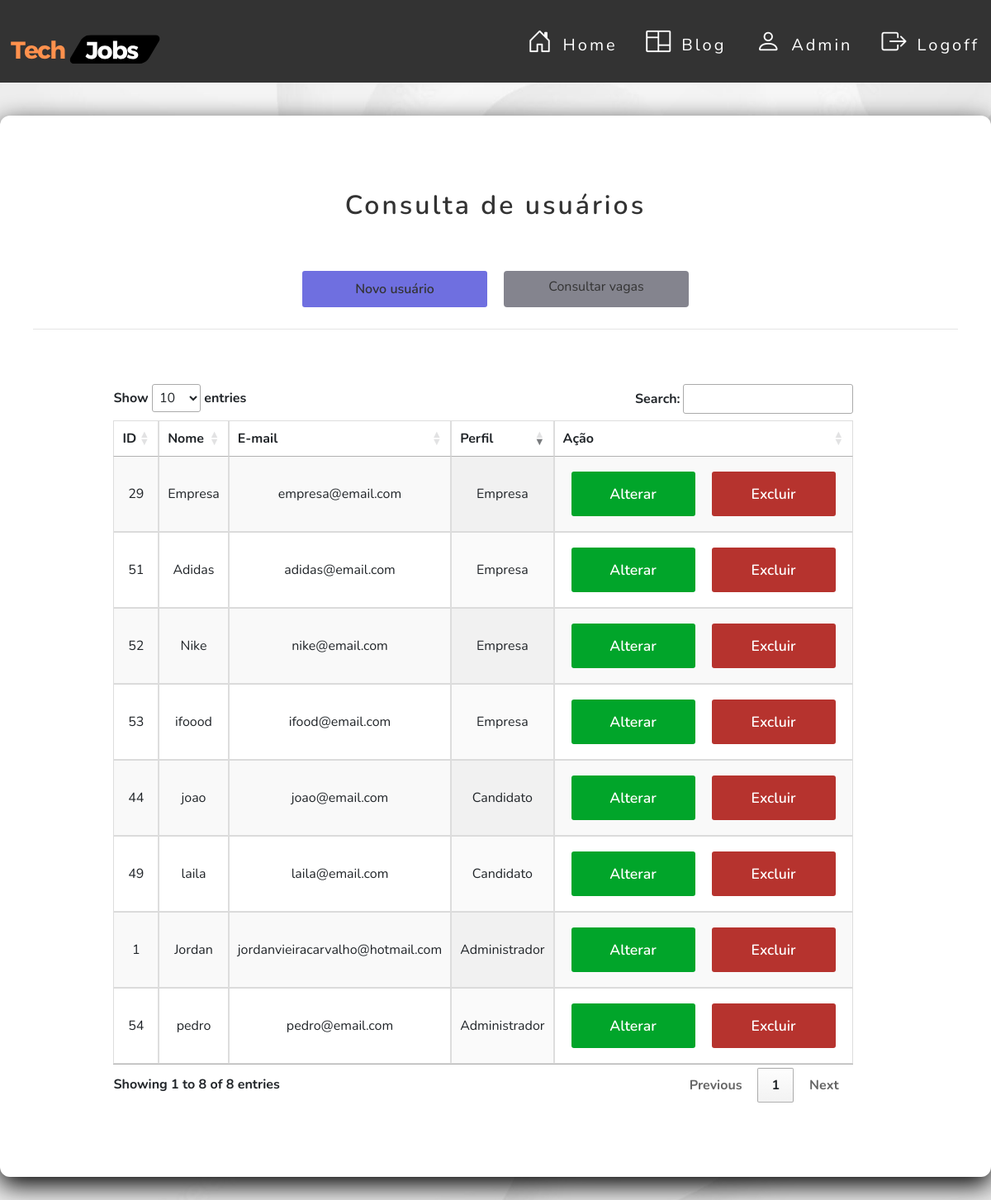
Page /usuarios/administrador/index.php on the earlier database version.
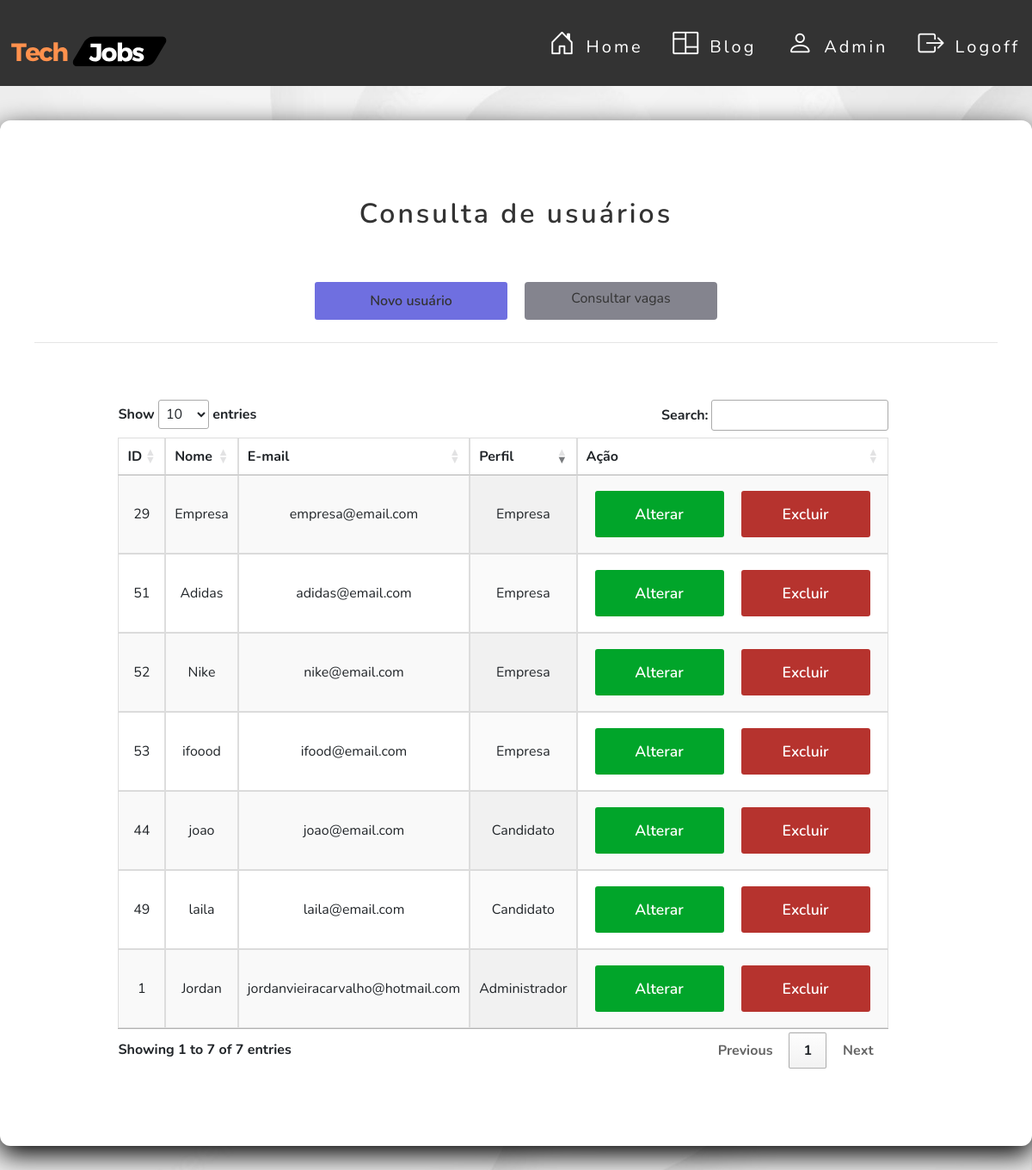
Same page on the later database version.
### tables this page shows
CREATE TABLE `usuario` (
  `id` int NOT NULL,
  `nome` varchar(40) DEFAULT NULL,
  `razao_social` varchar(50) DEFAULT NULL,
  `cpf` varchar(20) DEFAULT NULL,
  `cnpj` varchar(18) DEFAULT NULL,
  `senha` varchar(50) DEFAULT NULL,
  `email` varchar(50) NOT NULL,
  `sexo` varchar(20) DEFAULT NULL,
  `ddi` varchar(6) DEFAULT NULL,
  `ddd` varchar(20) DEFAULT NULL,
  `numero` varchar(17) DEFAULT NULL,
  `cep` varchar(15) DEFAULT NULL,
  `cidade` varchar(30) DEFAULT NULL,
  `logradouro` varchar(10) DEFAULT NULL,
  `bairro` varchar(30) DEFAULT NULL,
  `lote` varchar(10) DEFAULT NULL,
  `rua` varchar(30) DEFAULT NULL,
  `complemento` varchar(20) DEFAULT NULL,
  `curriculo` varchar(100) NOT NULL,
  `perfil_id` int DEFAULT NULL
);

CREATE TABLE `perfil` (
  `id` int NOT NULL,
  `nome` varchar(50) NOT NULL
);

### src/database/conexao.php (called while the page is built)
<?php
class Conexao
{
    public static function getConexao()
    {
        try {
            return new PDO("mysql:host=127.0.0.1;dbname=techjobsdb", "root", "");
        } catch (\PDOException $e) {
            echo 'Error ao conectar com banco de dados. ' . $e->getMessage();
            return null;
        }
    }
}

### src/dao/usuariodao.php (called while the page is built, shortened)
<?php
include_once __DIR__ . '/../database/conexao.php';
class  UsuarioDAO
{
    private $dbh;
    public function __construct()
    {
        $this->dbh = Conexao::getConexao();
    }
    public function getAll()
    {
        $query = "SELECT * FROM usuario";
        $stmt = $this->dbh->query($query);
        $rows = $stmt->fetchAll();
        $this->dbh = null;
        return $rows;
    }
}

### src/dao/perfildao.php (called while the page is built, shortened)
<?php
include_once __DIR__ . '/../database/conexao.php';
class  PerfilDAO
{
    private $dbh;
    public function __construct()
    {
        $this->dbh = Conexao::getConexao();
    }
    public function getById(int $id)
    {
        $query = "SELECT * FROM perfil WHERE id = :id";
        $stmt = $this->dbh->prepare($query);
        $stmt->bindParam(":id", $id);
        $stmt->execute();
        $row = $stmt->fetch(PDO::FETCH_BOTH);
        $this->dbh = null;
        return $row;
    }
}

### usuarios/administrador/index.php (the view, shortened to what this page needs)
<?php
require_once __DIR__ . '/../../src/dao/usuariodao.php';
require_once __DIR__ . '/../../src/dao/perfildao.php';
$dao = new UsuarioDAO();
$usuarios = $dao->getAll();
$quantidadeRegistros = count($usuarios);
?>
<link href="../../assets/css/button.css" rel="stylesheet">
<link href="../../assets/css/style.css" rel="stylesheet">
<link href="../../assets/css/usuario.css" rel="stylesheet">
<link rel="stylesheet"
      href="https://maxcdn.bootstrapcdn.com/bootstrap/4.0.0/css/bootstrap.min.css"
>
<link rel="stylesheet" href="https://cdn.jsdelivr.net/npm/bootstrap-icons@1.11.1/font/bootstrap-icons.css">
<link rel="stylesheet" href="https://cdnjs.cloudflare.com/ajax/libs/font-awesome/4.7.0/css/font-awesome.min.css"
/>
<link href="https://unpkg.com/progressive-image@1.2.0/dist/index.css" rel="stylesheet" type="text/css">
<link href="https://unpkg.com/aos@2.3.1/dist/aos.css" rel="stylesheet">
<link rel="stylesheet" href="https://cdn.jsdelivr.net/npm/bootstrap-icons@1.11.1/font/bootstrap-icons.css">
<link href=" https://cdn.datatables.net/1.13.6/css/jquery.dataTables.min.css" rel="stylesheet" type="text/css"/>
<header class="main-header">
    <nav class="main-header-content">
        <div class="logo">
            <a href="../../view/home.php">
                <img src="../../assets/img/Tech%20(1).svg" alt="" width="200px" height="100px">
            </a>
        </div>
        <nav class="menu">
            <ul>
                <li class="item-menu">
                    <a href="../../view/home.php">
                        <span class="icon"><i class="bi bi-house-door"></i></span>
                        <span class="txt-link">Home</span>
                    </a>
                </li>
                <li class="item-menu">
                    <a href="../../view/blog.php">
                        <span class="icon"><i class="bi bi-columns"></i></span>
                        <span class="txt-link">Blog</span>
                    </a>
                </li>
                <li class="item-menu">
                    <a href="index.php ">
                        <span class="icon"><i class="bi bi-person"></i></span>
                        <span class="txt-link">Admin</span>
                    </a>
                </li>
                <li class="item-menu">
                    <a href="../../auth/logoff.php">
                        <span class="icon"><i class="bi bi-box-arrow-right"></i></span>
                        <span class="txt-link">Logoff</span>
                    </a>
                </li>
            </ul>
        </nav>
    </nav>
</header>
<main class="main-information">
    <div class="card-information">
        <header class="card-information-header">
            <h2>Consulta de usuários</h2>
        </header>
        <section class="section__btn">
            <a class="btn-blue" href="create.php">Novo usuário</a>
            <a class="btn" href="../../vaga/index.php">Consultar vagas</a>
        </section>
        <hr>
        <div class="container">
            <div class="row text ">
                <div class="col-md-12">
                    <div class="card-body font-weight-bold card-information-main">
                        <div class="card-information-box">
                            <section>
                                <table id="example" class="display" style="width:100%">
                                    <thead>
                                    <tr>
                                        <th>ID</th>
                                        <th>Nome</th>
                                        <th>E-mail</th>
                                        <th>Perfil</th>
                                        <th>Ação</th>
                                    </tr>
                                    </thead>
                                    <tbody>
                                    <?php if ($quantidadeRegistros == "0") : ?>
                                        <tr>
                                            <td colspan="4">Não existem usuários cadastrados.</td>
                                        </tr>
                                    <?php else : ?>
                                        <?php foreach ($usuarios as $usuario):
                                            $id = $usuario['perfil_id'];
                                            $dao1 = new PerfilDAO();
                                            $perfil = $dao1->getById($id);
                                            ?>
                                            <tr>
                                                <td><?php echo $usuario['id']; ?></td>
                                                <td><?= htmlspecialchars($usuario['nome']); ?></td>
                                                <td><?= htmlspecialchars($usuario['email']); ?></td>
                                                <td><?= htmlspecialchars($perfil['nome']); ?></td>
                                                <td class="td__operacao">
                                                    <a class="btnalterar"
                                                       href="edit.php?id=<?= $usuario['id']; ?>">Alterar</a>
                                                    <a class="btnexcluir"
                                                       href="delete.php?id=<?= $usuario['id']; ?>"
                                                       onclick="return confirm('Deseja confirmar a operação?');">Excluir</a>
                                                </td>
                                            </tr>
                                        <?php endforeach; ?>
                                    <?php endif; ?>
                                    </tbody>
                                </table>
                            </section>
                        </div>
                    </div>
                </div>
            </div>
        </div>
    </div>
</main>

### assets/css/button.css (style rules this page uses)
.section__btn { display: flex; justify-content: center; }
.btn { border: none; padding: 10px; margin: 10px; width: 130px; background-color: rgb(132, 132, 142); color: #333333; text-align: center; text-decoration: none; font-weight: 600; border-radius: 3px; flex-basis: 20%; cursor: pointer; transition: 0.6s; }
.btn-blue { border: none; padding: 10px; margin: 10px; width: 130px; background-color: rgb(111, 111, 224); color: #333333; text-align: center; text-decoration: none; font-weight: 600; border-radius: 3px; flex-basis: 20%; cursor: pointer; transition: 0.6s; }
.btnalterar { border: none; width: 150px; padding: 15px 0px; background-color: rgb(1, 165, 42); color: #fff; text-align: center; text-decoration: none; font-size: 1.1rem; font-weight: 600; border-radius: 3px; display: inline-block; margin: 10px; transition: 0.4s; }
.btnexcluir { border: none; width: 150px; padding: 15px 0px; background-color: rgb(182, 51, 46); color: #fff; text-align: center; text-decoration: none; font-size: 1.1rem; font-weight: 600; border-radius: 3px; display: inline-block; margin: 10px; transition: 0.4s; }

### assets/css/style.css (style rules this page uses)
* { margin: 0; padding: 0; box-sizing: border-box; font-family: Nunito, Arial, Helvetica, sans-serif; }
.main-header { width: 100%; background: #333333; padding: 10px 0; height: 100px; }
.main-header .main-header-content { display: flex; max-width: 1800px; margin: 0 auto; justify-content: space-between; height: 100%; }
.main-header .main-header-content .logo { flex-basis: 25%; border: none !important; }
.main-header .main-header-content .logo a { text-decoration: none; font-size: 1.5rem; letter-spacing: 3px; color: coral; padding: 5px; transition: .5s; }
nav.menu { transition: .2s; }
.menu ul { list-style-type: none; display: flex; }
.menu ul li.item-menu a { color: #ffffff; text-decoration: none; transition: .5s; font-size: 20px; padding: 25px 4%; display: flex; margin-bottom: 20px; line-height: 40px; cursor: pointer; letter-spacing: 3px; }
.menu ul li.item-menu a .txt-link { margin-left: 10px; margin-right: 20px; }
.menu ul li.item-menu a .icon { font-size: 30px; margin-left: 15px; }
a { text-decoration: none }

### assets/css/usuario.css (style rules this page uses)
.text { text-align: center; width: 100%; }
.main-information { max-width: 1300px; margin: 0 auto; }
.card-information { width: 100%; background: #ffffff; border-radius: 12px; box-shadow: 0 10px 30px rgb(0, 0, 0); margin: 40px auto; padding: 40px; }
.card-information-header { margin: 30px; flex-basis: 50%; }
.card-information-header > h2 { color: #333333; font-weight: 600; margin: 0 auto; letter-spacing: 3px; text-align: center; border: none; outline: none; padding: 20px 0; }
.card-information-main { display: flex; flex-wrap: wrap; justify-content: center; }
.card-information-box { display: block; flex-wrap: wrap; flex-basis: 40%; margin: 30px 50px; }
table { font-family: arial, sans-serif; border-collapse: collapse; width: 100%; }
td, th { border: 1px solid #dddddd; text-align: center; padding: 20px; }
tr:nth-child(even) { background-color: #dddddd; }
.td__operacao { display: flex; }

Differences in the rows shown:
removed usuario: id "54", nome "pedro", email "pedro@email.com", perfil.nome "Administrador"
Other differences:
text written by a page script: "Show entries Search: Showing 1 to 8 of 8 entries Previous 1 Next" → "Show entries Search: Showing 1 to 7 of 7 entries Previous 1 Next"
